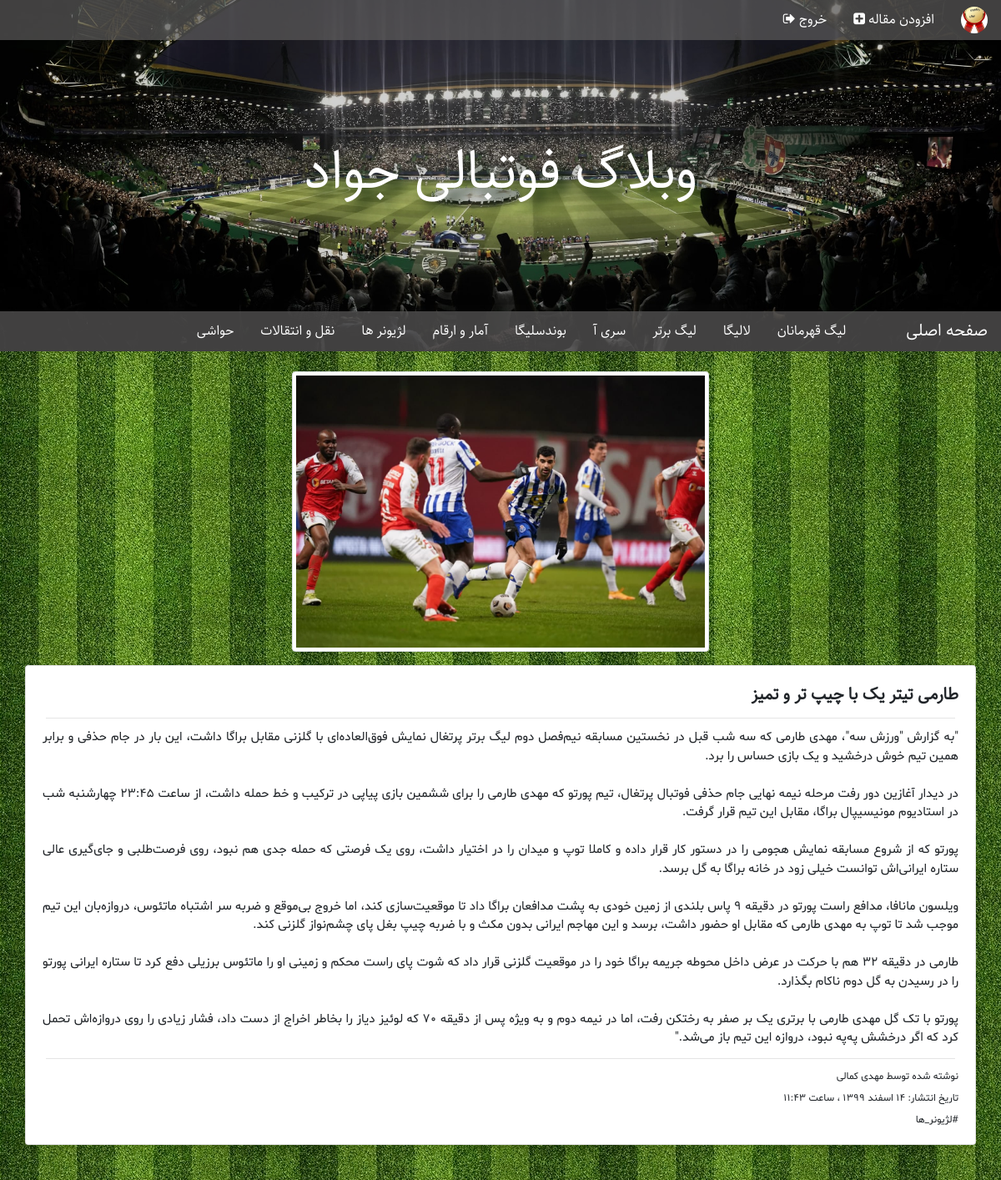
The app's page /football/article/Taremi-scored-a-cheap-goal (signed in) with its own data.
### football/models.py (models this page shows, shortened)
class UserProfile(models.Model):
    user = models.OneToOneField(User, on_delete=models.CASCADE, related_name='profile')
    picture = models.ImageField(upload_to='profile_images', verbose_name='تصویر')
    birthday = models.DateField(verbose_name='تاریخ تولد')
    class Meta:
        verbose_name = 'نویسنده'
        verbose_name_plural = 'نویسندگان'
    def __str__(self):
        return '{} {}'.format(self.user.first_name, self.user.last_name)

class Category(models.Model):
    name = models.CharField(max_length=100, unique=True, verbose_name='عنوان')
    slug = models.SlugField(max_length=100, unique=True, verbose_name='آدرس دسته بندی')
    position = models.IntegerField(verbose_name='جایگاه')
    class Meta:
        verbose_name = 'دسته بندی'
        verbose_name_plural = 'دسته بندی ها'
        ordering = ['position']

class Article(models.Model):
    STATUS_CHOICES = (
        ('D', 'پیش نویس'),
        ('P', 'منتشر شده')
    )
    title = models.CharField(max_length=100, verbose_name='عنوان')
    author = models.ForeignKey(UserProfile, on_delete=models.SET_NULL, null=True,
        related_name='articles', verbose_name='نویسنده')
    content = models.TextField(verbose_name='محتوا')
    thumbnail = models.ImageField(upload_to='images', verbose_name='تصویر')
    slug = models.SlugField(max_length=100, unique=True, verbose_name='آدرس مقاله')
    categories = models.ManyToManyField(Category, related_name='articles',
        verbose_name='دسته بندی ها')
    publish = models.DateTimeField(default=timezone.now, verbose_name='زمان انتشار')
    created = models.DateTimeField(auto_now_add=True)
    updated = models.DateTimeField(auto_now=True)
    status = models.CharField(max_length=1, choices=STATUS_CHOICES, verbose_name='وضعیت')
    class Meta:
        verbose_name = 'مقاله'
        verbose_name_plural = 'مقالات'
    def jpublish(self):
        return datetime_to_jalali_str(self.publish)
    jpublish.short_description = 'زمان انتشار'
    objects = ArticleManager()

### football/views.py (the view)
# urls.py: path('article/<slug:slug>', views.article, name='article'),
def article(request, slug):
    context = {
        'article': get_object_or_404(Article.objects.published(), slug=slug),
        'active': None
    }
    return render(request, 'football/article.html', context)

### extensions/jalali.py (called while the page is built)
    def persian_tuple(self):
        return self.persian_year, self.persian_month, self.persian_day

### extensions/utils.py (called while the page is built)
def numbers_to_persian(string):
    en_to_fa = {
        '0': '۰',
        '1': '۱',
        '2': '۲',
        '3': '۳',
        '4': '۴',
        '5': '۵',
        '6': '۶',
        '7': '۷',
        '8': '۸',
        '9': '۹',
    }
    for en, fa in en_to_fa.items():
        string = string.replace(en, fa)
    return string

def datetime_to_jalali_str(time):
    jalali_month = (
        'فروردین',
        'اردیبهشت',
        'خرداد',
        'تیر',
        'مرداد',
        'شهریور',
        'مهر',
        'آبان',
        'آذر',
        'دی',
        'بهمن',
        'اسفند'
    )
    time = timezone.localtime(time)
    year, month, day = jalali.Gregorian(time.year, time.month, time.day).persian_tuple()
    jalali_to_str = '{} {} {} ، ساعت {:02d}:{:02d}'.format(
        day,
        jalali_month[month-1],
        year,
        time.hour,
        time.minute
    )
    return numbers_to_persian(jalali_to_str)

### football/models.py (called while the page is built)
    def published(self):
        return self.filter(status='P')

### football/templatetags/base_filters.py (called while the page is built)
@register.filter
@stringfilter
def underscored(mystr):
    return mystr.replace(' ', '_')

### football/templatetags/base_tags.py (called while the page is built)
@register.simple_tag
def title():
    return 'وبلاگ فوتبالی جواد'

@register.inclusion_tag('football/category_navbar.html')
def category_navbar(active):
    return {
        'active': active,
        'categories': Category.objects.all()
    }

@register.inclusion_tag('football/top_navbar.html')
def top_navbar(user):
    return {
        'user': user,
    }

### templates/football/article.html (shortened to what this page needs)
{% extends 'football/base_articles.html' %}
{% load static %}
{% load base_filters %}
{% block head %}
	<link rel='stylesheet' href='{% static "football/css/article.css" %}'>
{% endblock %}
{% block content %}
	<article class='w-100 p-3'>
        <img src='{{article.thumbnail.url}}' class='d-block img-fluid img-thumbnail my-2 mx-auto article-img'>
        <div class='container card my-3 p-3 mx-auto shadow article'>
            <p class='font-weight-bold text-right m-1 title'>{{article.title}}</p>
            <hr class='m-2'>
            <p class='text-justify m-1'>{{article.content|linebreaksbr}}</p>
            <hr class='m-2'>
            <p class='small text-right m-1'>نوشته شده توسط {{article.author}}</p>
            <p class='small text-right m-1'>تاریخ انتشار: {{article.jpublish}}</p>
            <p class='small text-right m-1'>
                {% for category in article.categories.all %}
                <span>#{{category.name|underscored}}</span>
                {% endfor %}
            </p>
        </div>
	</article>
{% endblock %}

### templates/football/top_navbar.html (shortened to what this page needs)
<nav class='navbar navbar-expand p-0 top-nav'>
    <div class="collapse navbar-collapse" id="collapsibleNavbar">
        <ul class='navbar-nav m-0 p-0'>
        {% if user.is_authenticated %}
            <a class='navbar-brand m-0 p-2 px-3' href='{% url "football:dashboard" %}'>
                <img src='{{ user.profile.picture.url }}' alt='logo' width='32px'
                 height='32px' class='rounded-circle'>
            </a>
            <li class='nav-item py-1 px-2 text-center'>
                <a class="nav-link text-white" href='{% url "football:add-article" %}'>
                    <span>افزودن مقاله</span> <i class="fa">&#xf0fe;</i>
                </a>
            </li>
            <li class='nav-item py-1 px-2 text-center'>
                <a class="nav-link text-white" href='{% url "football:sign-out" %}'>
                    <span>خروج</span> <i class="fa">&#xf08b;</i>
                </a>
            </li>
        {% endif %}
        </ul>
    </div>
</nav>

### templates/football/category_navbar.html (shortened to what this page needs)
<nav class='navbar navbar-expand-lg navbar-dark categories p-0'>
    {% if active == "home" %}
    <a class="navbar-brand py-2 px-3 text-white m-0" style='background-color: #727272cb;' href='{% url "football:home" %}'> صفحه اصلی </a>
    {% else %}
    <a class="navbar-brand py-2 px-3 text-white m-0" href='{% url "football:home" %}'> صفحه اصلی </a>
    {% endif %}
    <div class="collapse navbar-collapse m-0" id="collapsibleNavbar">
        <ul class='navbar-nav m-0'>
        {% for category in categories %}
            {% if active == category.slug %}
            <li class='nav-item py-1 px-2 text-center' style='background-color: #727272cb;'>
                <a class="nav-link text-white" href='{% url "football:category" category.slug %}'> {{category.name}} </a>
            </li>
            {% else %}
            <li class='nav-item py-1 px-2 text-center'>
                <a class="nav-link text-white" href='{% url "football:category" category.slug %}'> {{category.name}} </a>
            </li>
            {% endif %}
        {% endfor %}
        </ul>
    </div>
</nav>

### static/football/css/base_articles.css (style rules this page uses)
body { direction: rtl; }
.categories, .top-nav { font-family: Sahel; background-color: #575656c0; }

### static/football/css/article.css (style rules this page uses)
article { direction: rtl; font-family: Shabnam; font-size: 15px; }
.title { font-family: Sahel; font-size: 20px; }
.article-img { width: 500px; }

### records on screen
Category: name "لیگ قهرمانان"
Category: name "لالیگا"
Category: name "لیگ برتر"
Category: name "سری آ"
Category: name "بوندسلیگا"
Category: name "آمار و ارقام"
Category: name "لژیونر ها", name|underscored "لژیونر_ها"
Category: name "نقل و انتقالات"
Category: name "حواشی"
Article: thumbnail (picture), title "طارمی تیتر یک با چیپ تر و تمیز", content "\"به گزارش \"ورزش سه\"، مهدی طارمی که سه شب قبل در نخستین مسابقه نیم‌فصل دوم لیگ برتر پرتغال نمایش فوق‌العاده‌ای با گلزنی مقابل براگا داشت، این بار در جام حذفی و برابر همین تیم خوش درخشید و یک بازی حساس را برد. در دیدار آغازین دور رفت مرحله نیمه نهایی جام حذفی فوتبال پرتغال، تیم پورتو که مهدی طارمی را برای ششمین بازی پیاپی در ترکیب و خط حمله داشت، از ساعت ۲۳:۴۵ چهارشنبه شب در استادیوم مونیسیپال براگا، مقابل این تیم قرار گرفت. پورتو که از شروع مسابقه نمایش هجومی را در دستور کار قرار داده و کاملا توپ و میدان را در اختیار داشت، روی یک فرصتی که حمله جدی هم نبود، روی فرصت‌طلبی و جای‌گیری عالی ستاره ایرانی‌اش توانست خیلی زود در خانه براگا به گل برسد. ویلسون مانافا، مدافع راست پورتو در دقیقه ۹ پاس…", author "مهدی کمالی", jpublish "۱۴ اسفند ۱۳۹۹ ، ساعت ۱۱:۴۳"
